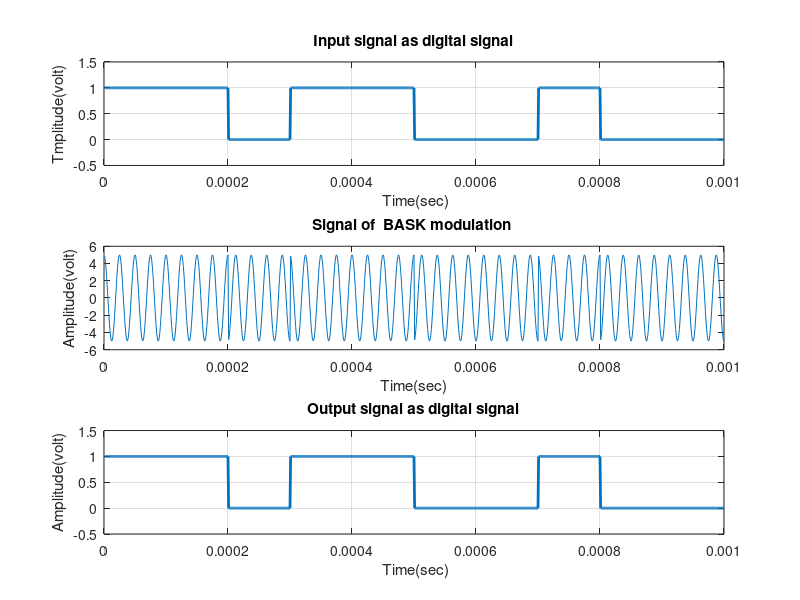

The MATLAB script that drew this image:
clc;
clear all;
close all;
% ********************* Define transmitted signal *************************
N=10; % Number of bits , size of transmitted signal x_inp=[x_1 x_2 ... x_N] 
x_inp= randint(1,N);  % binary signal 0 or 1 % message to be transmitted                               
Tb=0.0001; % bit period (second)

% ********************* Represent input signal as digital signal ****
x_bit=[]; 
nb=100; % bbit/bit
for n=1:1:N   % 
    if x_inp(n)==1;  % 
       x_bitt=ones(1,nb);
    else x_inp(n)==0;
        x_bitt=zeros(1,nb);
    end
     x_bit=[x_bit x_bitt];
end

t1=Tb/nb:Tb/nb:nb*N*(Tb/nb); % time of the signal 
f1 = figure(1);
set(f1,'color',[1 1 1]);
subplot(3,1,1);
plot(t1,x_bit,'lineWidth',2);grid on;
axis([ 0 Tb*N -0.5 1.5]);
ylabel('Tmplitude(volt)');
xlabel(' Time(sec)');
title('Input signal as digital signal');

% ********************* Define BFSK Modulation ****************************
Ac=5;  % Amplitude of carrier signal
mc=4;  % fc>>fs fc=mc*fs fs=1/Tb
fc=mc*(1/Tb); % carrier frequency for bit 1
fi1=0; % carrier phase for bit 1
fi2=pi; % carrier phase for bit 0
t2=Tb/nb:Tb/nb:Tb;                 
t2L=length(t2);
x_mod=[];

for (i=1:1:N)
    if (x_inp(i)==1)
        x_mod0=Ac*cos(2*pi*fc*t2+fi1);%modulation signal with carrier signal 1
    else
        x_mod0=Ac*cos(2*pi*fc*t2+fi2);%modulation signal with carrier signal 2
    end
    x_mod=[x_mod x_mod0];
end

t3=Tb/nb:Tb/nb:Tb*N;
subplot(3,1,2);
plot(t3,x_mod);
xlabel('Time(sec)');
ylabel('Amplitude(volt)');
title('Signal of  BASK modulation ');

% ********************* Transmitted signal x ******************************
x=x_mod;
% ********************* Channel model h and w *****************************
h=1; % Fading 
w=0; % Noise
% ********************* Received signal y *********************************
y=h.*x+w;

% ********************* Define BPSK Demodulation **************************
y_dem=[];
for n=t2L:t2L:length(y)
  t=Tb/nb:Tb/nb:Tb;
  c=cos(2*pi*fc*t); % carrier siignal 
  y_dem0=c.*y((n-(t2L-1)):n);
  t4=Tb/nb:Tb/nb:Tb;
  z=trapz(t4,y_dem0); % intregation 
  A_dem=round((2*z/Tb));                                     
  if(A_dem>Ac/2) % logic level = Ac/2
    A=1;
  else
    A=0;
  end
  y_dem=[y_dem A];
end
x_out=y_dem; % output signal;

% *************** Represent output signal as digital signal ***************
xx_bit=[];
for n=1:length(x_out);
    if x_out(n)==1;
       xx_bitt=ones(1,nb);
    else x_out(n)==0;
        xx_bitt=zeros(1,nb);
    end
     xx_bit=[xx_bit xx_bitt];
end
t4=Tb/nb:Tb/nb:nb*length(x_out)*(Tb/nb);
subplot(3,1,3)
plot(t4,xx_bit,'LineWidth',2);grid on;
axis([ 0 Tb*length(x_out) -0.5 1.5]);
ylabel('Amplitude(volt)');
xlabel(' Time(sec)');
title('Output signal as digital signal');
